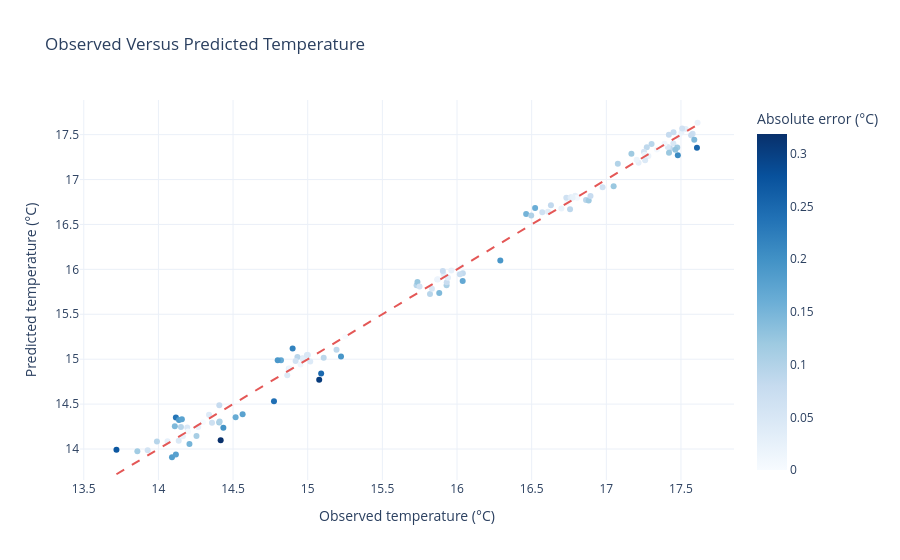

The cell this chart's notebook holds for it:
### Code cell
comparison_figure = px.scatter(
    prediction_results,
    x="actual_temperature_c",
    y="predicted_temperature_c",
    color="absolute_error_c",
    color_continuous_scale="Blues",
    title="Observed Versus Predicted Temperature",
    labels={
        "actual_temperature_c":
            "Observed temperature (°C)",
        "predicted_temperature_c":
            "Predicted temperature (°C)",
        "absolute_error_c":
            "Absolute error (°C)",
    },
    template="plotly_white",
)

minimum_value = min(
    prediction_results["actual_temperature_c"].min(),
    prediction_results["predicted_temperature_c"].min(),
)

maximum_value = max(
    prediction_results["actual_temperature_c"].max(),
    prediction_results["predicted_temperature_c"].max(),
)

comparison_figure.add_shape(
    type="line",
    x0=minimum_value,
    y0=minimum_value,
    x1=maximum_value,
    y1=maximum_value,
    line={
        "color": "#E45756",
        "dash": "dash",
    },
)

comparison_figure.show()
